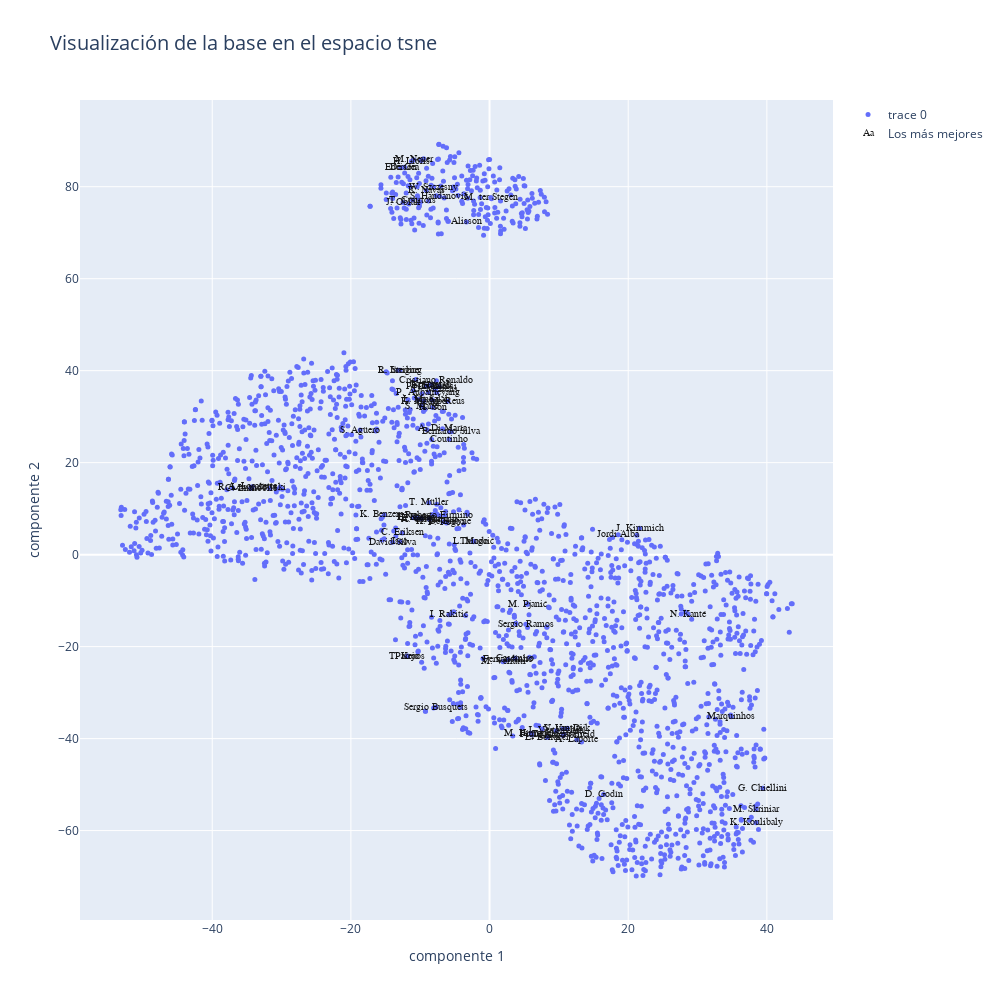

Notebook source saved alongside this figure:
### Code cell
data=[]
bool_crack=df_sne["overall"] > 85 #diferenciamos a los mejores jugadores

#graficamos los datos en el espacio transformado: las dos componentes tsne

graf1 = go.Scatter(x=X_tsne[:,0], y=X_tsne[:,1],
                           mode='markers',
                        text=df_sne.loc[:,'player_positions'], #'Height', 'Weight', 'Club', 'Age', 'Name','Position'
                           marker=dict(
                                size=5)
                           )

crack =go.Scatter(x=X_tsne[bool_crack,0], y=X_tsne[bool_crack,1],name='Los más mejores',
                      text=df_sne.loc[bool_crack,'short_name'],
                      textfont=dict(family='sans serif',size=10,color='black'),
                      opacity=0.9,mode='text')

data=[graf1,crack]

layout = go.Layout(title="Visualización de la base en el espacio tsne",titlefont=dict(size=20),
                xaxis=dict(title='componente 1'),
                yaxis=dict(title='componente 2'),
                autosize=False, width=1000,height=1000)

fig = go.Figure(data=data, layout=layout)

iplot(fig)
#plot(fig)

### Figure 1 — Plotly figure (JSON) as saved in the notebook; plotly's stock layout.template omitted (floating-point values rounded to 4 significant figures; data arrays with more than 128 entries replaced by an {"elided": "..."} marker saying what was removed)
{"data": [{"marker": {"size": 5}, "mode": "markers", "text": {"elided": "2001 str values"}, "type": "scatter", "x": {"elided": "2001 float values"}, "y": {"elided": "2001 float values"}}, {"mode": "text", "name": "Los más mejores", "opacity": 0.9, "text": ["L. Messi", "Cristiano Ronaldo", "Neymar Jr", "J. Oblak", "E. Hazard", "K. De Bruyne", "M. ter Stegen", "V. van Dijk", "L. Modrić", "M. Salah", "K. Mbappé", "K. Koulibaly", "H. Kane", "Alisson", "De Gea", "N. Kanté", "G. Chiellini", "S. Agüero", "Sergio Ramos", "L. Suárez", "R. Lewandowski", "Sergio Busquets", "A. Griezmann", "P. Dybala", "P. Pogba", "Ederson", "R. Sterling", "C. Eriksen", "T. Courtois", "Piqué", "S. Handanovič", "M. Neuer", "H. Lloris", "David Silva", "E. Cavani", "D. Godín", "T. Kroos", "M. Reus", "P. Aubameyang", "S. Mané", "A. Laporte", "Bernardo Silva", "Casemiro", "H. Son", "Fernandinho", "Thiago Silva", "K. Benzema", "J. Vertonghen", "D. Mertens", "M. Hummels", "T. Alderweireld", "Jordi Alba", "Thiago", "K. Navas", "L. Insigne", "L. Sané", "Marquinhos", "M. Škriniar", "M. Verratti", "S. Umtiti", "W. Szczęsny", "J. Kimmich", "Isco", "Roberto Firmino", "I. Rakitić", "M. Pjanić", "A. Di María", "L. Bonucci", "Coutinho", "Parejo", "T. Müller", "C. Immobile", "A. Lacazette"], "textfont": {"color": "black", "family": "sans serif", "size": 10}, "type": "scatter", "x": [-7.28, -7.667, -8.399, -12.48, -8.535, -6.696, 0.1751, 11.22, -2.326, -8.238, -9.505, 38.44, -11.0, -3.327, -12.27, 28.64, 39.43, -18.66, 5.235, -10.49, -34.33, -7.753, -8.682, -9.13, -6.183, -12.8, -12.92, -12.59, -11.1, 6.068, -7.224, -10.91, -11.26, -14.0, -9.839, 16.44, -11.84, -6.016, -8.822, -9.82, 12.58, -5.523, 3.68, -8.206, 2.676, 10.6, -15.17, 9.594, -7.808, 6.011, 10.72, 18.55, -2.308, -9.145, -13.2, -10.26, 34.87, 38.44, 1.949, 10.55, -8.061, 21.63, -12.93, -7.235, -5.868, 5.486, -6.774, 8.344, -5.809, -11.92, -8.755, -34.44, -34.25], "y": [36.56, 37.81, 36.97, 76.59, 36.76, 7.171, 77.67, -37.75, 2.894, 33.64, 33.4, -58.28, 8.005, 72.34, 84.25, -12.93, -50.78, 27.09, -15.15, 7.977, 14.54, -33.2, 7.7, 36.66, 6.886, 84.11, 40.07, 4.706, 77.09, -39.15, 77.95, 85.82, 85.52, 2.703, 7.881, -52.16, -22.05, 33.33, 35.26, 32.29, -40.25, 26.74, -22.52, 31.98, -22.78, -39.31, 8.673, -38.28, 35.97, -38.86, -39.03, 4.339, 2.802, 79.18, 40.11, 33.72, -35.25, -55.33, -23.31, -37.88, 79.91, 5.754, 2.815, 8.469, -13.07, -10.73, 27.39, -39.77, 25.1, -22.08, 11.28, 14.44, 14.74]}], "layout": {"autosize": false, "height": 1000, "title": {"font": {"size": 20}, "text": "Visualización de la base en el espacio tsne"}, "width": 1000, "xaxis": {"title": {"text": "componente 1"}}, "yaxis": {"title": {"text": "componente 2"}}}}
